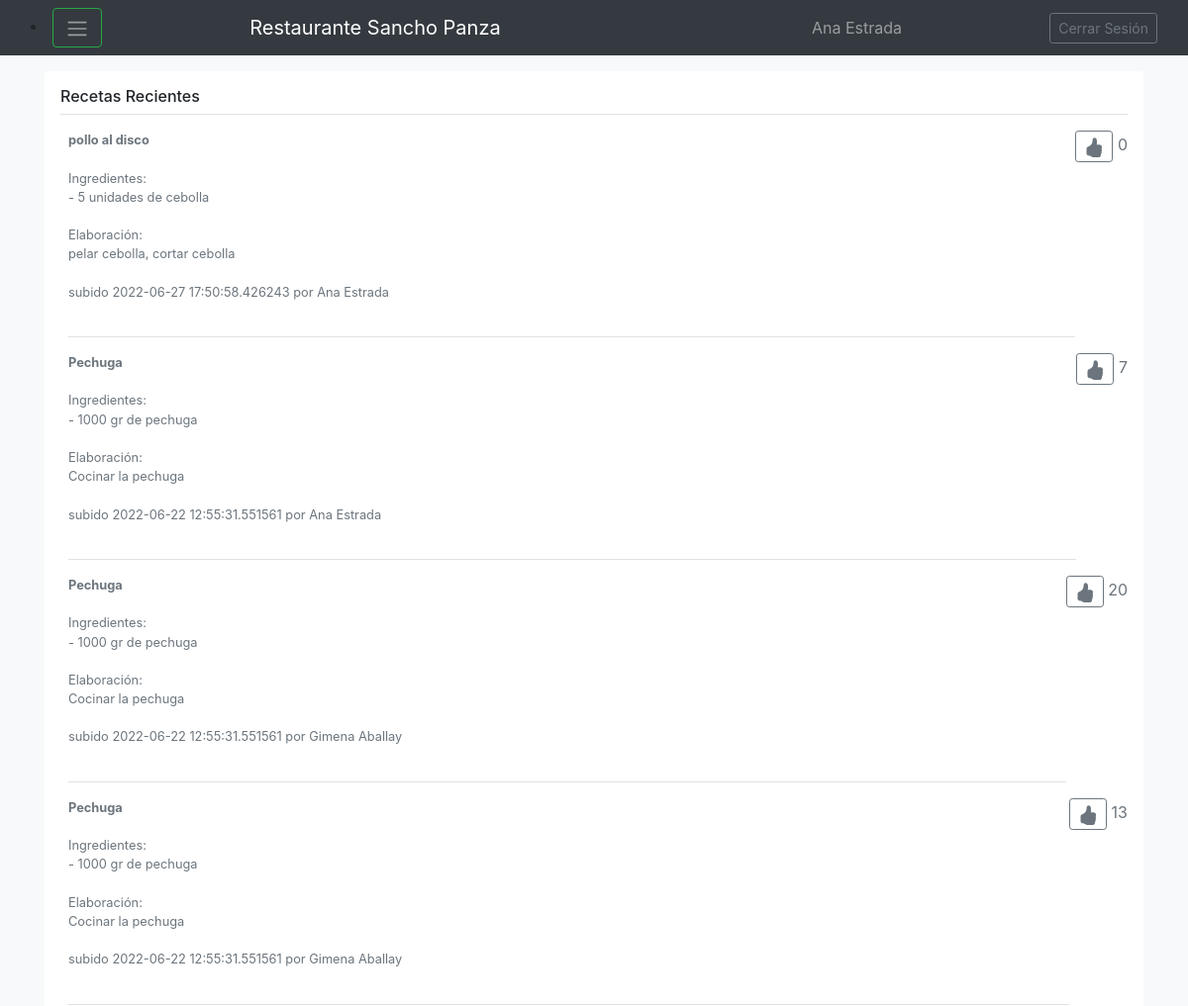
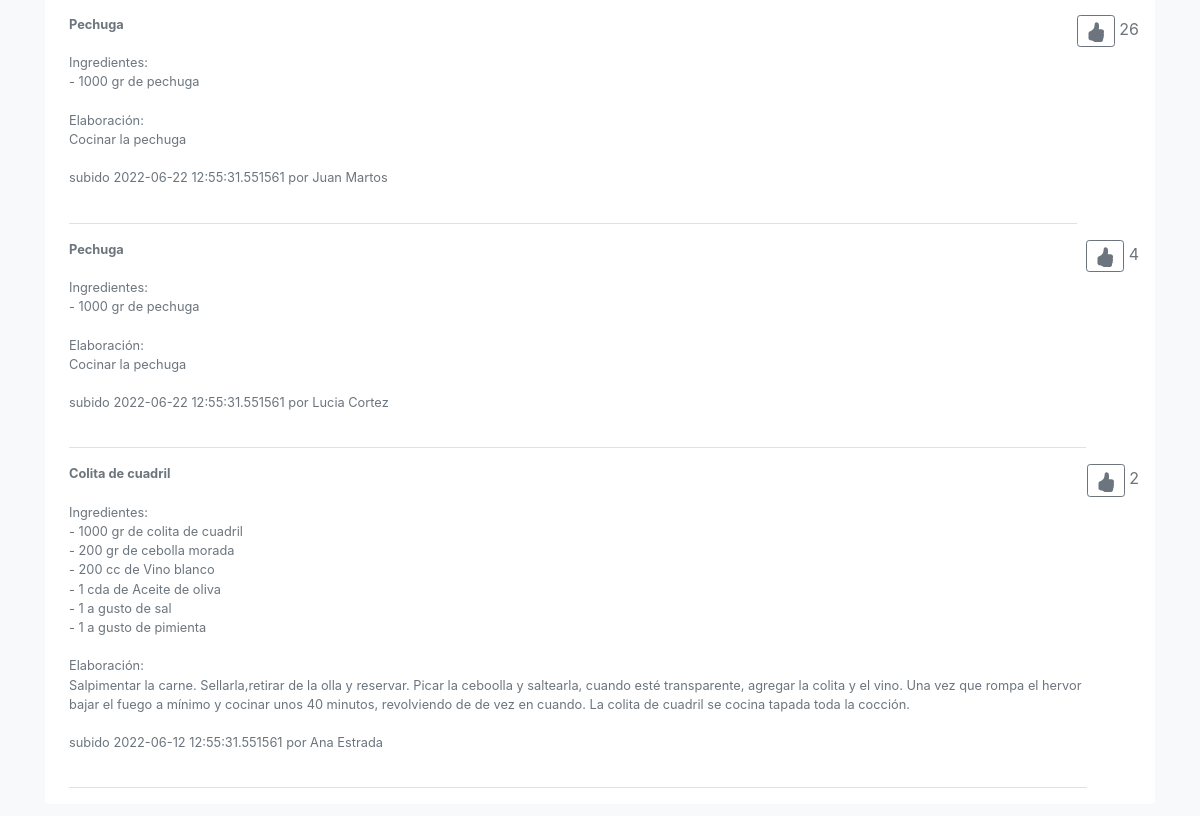
/Bienvenido (signed in), run on the app's committed database (2 pictures, top to bottom).
### models.py (models this page shows, shortened)
class Usuario(db.Model):
    __tablename__='Usuario'
    id=db.Column(db.Integer, primary_key=True)
    nombre=db.Column(db.String(80), nullable=False)
    correo=db.Column(db.String(120), unique=True, nullable=False)
    clave=db.Column(db.String(120), nullable=False)
    recetas=db.relationship('Receta', backref='Usuario', cascade="all, delete-orphan")

class Receta(db.Model):
    __tablename__='Receta'
    id=db.Column(db.Integer, primary_key=True)
    nombre=db.Column(db.String(80), nullable=False)
    tiempo=db.Column(db.Integer, nullable=False)
    fecha=db.Column(db.DateTime, nullable=False)
    elaboracion=db.Column(db.String(80), nullable=False)
    cantidadmegusta=db.Column(db.Integer, nullable=False)
    usuarioid=db.Column(db.Integer, db.ForeignKey('Usuario.id'))
    ingredientes=db.relationship('Ingrediente', backref='Receta', cascade="all, delete-orphan")

class Ingrediente(db.Model):
    __tablename__='Ingrediente'
    id=db.Column(db.Integer, primary_key=True)
    nombre=db.Column(db.String(80), nullable=False)
    cantidad=db.Column(db.Integer, nullable=False)
    unidad=db.Column(db.String(80), nullable=False)
    recetaid=db.Column(db.Integer, db.ForeignKey('Receta.id'))

### app.py (the view)
@app.route('/Bienvenido', methods=['GET', 'POST'])
def ingreso():
    if request.method == 'POST':
        if not request.form['email'] or not request.form['password']: #Evalua si el usuario en si no ingreso nada
            return render_template('index.html')
        else:
            Usuario_actual= Usuario.query.filter_by(correo=request.form['email']).first() #Crea la variable Usuario_actual y le asigna el email ingresado en el form
            if Usuario_actual is None: #Comprueba si esta vacio
                return render_template('Error.html', error="Email no Registrado")
            else:
                password=(hashlib.md5(bytes(request.form['password'], encoding='utf-8'))).hexdigest() #Encripta la Password
                if (password==Usuario_actual.clave): #Compara el password ya hasheado con el de la base de datos
                    session['nombre']=Usuario_actual.nombre
                    session['id']=Usuario_actual.id
                    recetasrecientes=Receta.query.all()
                    recetasrecientes.reverse()
                    return render_template('Bienvenido.html', tipo_busqueda="Recetas Recientes", usuario_actual=Usuario_actual, recetas=recetasrecientes, usuarios=Usuario.query.all(), ingredientes=Ingrediente.query.all()) #Redirecciona al usuario al template de Bienvenido.html
                else:
                    return render_template('Error.html', error="Contraseña incorrecta")
    else:
        if ('nombre' in session):
            recetasrecientes=Receta.query.all()
            recetasrecientes.reverse()
            return render_template('Bienvenido.html', tipo_busqueda="Recetas Recientes", usuario_actual=session, recetas=recetasrecientes, usuarios=Usuario.query.all(), ingredientes=Ingrediente.query.all()) #Redirecciona al usuario al template de Bienvenido.html
        else:
            return render_template('index.html', error = 'User or Password wrong') #El caso base lo redirecciona al Ingreso.html

### templates/Bienvenido.html (shortened to what this page needs)
{% extends "Base.html" %}
{% block content %}
<div class="my-3 p-3 bg-white rounded box-shadow">
  <h6 class="border-bottom border-gray pb-2 mb-0">{{tipo_busqueda}}</h6>
  {% for receta in recetas %}
  <div class="media text-muted pt-3">
    <p class="media-body pb-3 mb-0 small lh-125 border-bottom border-gray">
      <strong class="d-block text-gray-dark">{{receta.nombre}}</strong>
    <br>
      Ingredientes:
    <br>
      {% for ingrediente in receta.ingredientes %}
        {% if ingrediente.recetaid == receta.id %}
          - {{ingrediente.cantidad}} {{ingrediente.unidad}} de {{ingrediente.nombre}}
          <br>
        {% endif %}
      {% endfor %}
      <br>
      Elaboración:
      <br>
      {{receta.elaboracion}}
      <br><br>
      subido {{receta.fecha}} por {{usuarios[receta.usuarioid-1].nombre}}
      <br><br>
      <p class="d-block text-gray-dark">
      <form action="http://localhost:5000/megusta" method="post">
        <a class="btn btn-outline-secondary btn-sm" href="http://localhost:5000/megusta" for="btn-check-2"></a>
           {{receta.cantidadmegusta}}
      </form>
    </p>
    </p>
  </div>
  {% endfor %}
{% endblock %}

### templates/Base.html (shortened to what this page needs)
<!doctype html>
<html lang="en">
  <head>
    <link href="static/css/bootstrap.min.css" rel="stylesheet">
    <link href="static/css/offcanvas.css" rel="stylesheet">
  </head>
  <body class="bg-light">
    <nav class="navbar navbar-expand-md fixed-top navbar-dark bg-dark">
      <div class="container-fluid">
        <li class="nav-item dropdown">
            <button class="btn btn-outline-success" id="navbarDropdown" data-bs-toggle="dropdown" aria-expanded="false">
                <span class="navbar-toggler-icon"></span>
            </button>
          </li>
          <a class="navbar-brand" href="http://localhost:5000/Bienvenido">Restaurante Sancho Panza</a>
          <li class="navbar-text">
            {{usuario_actual.nombre}}
          </li>
          <a class="btn btn-sm btn-outline-secondary" href="http://127.0.0.1:5000/" >Cerrar Sesión</a>
      </div>
    </nav>
    <main role="main" class="container">
        {% block content %}{% endblock %}
    </main>
  </body>
</html>

### static/css/offcanvas.css (style rules this page uses)
html, body { overflow-x: hidden; }
body { padding-top: 56px; }

### data on the page
Usuario: nombre "Ana Estrada"
Receta: nombre "pollo al disco", elaboracion "pelar cebolla, cortar cebolla", fecha "2022-06-27 17:50:58.426243", usuarioid.nombre "Ana Estrada", cantidadmegusta "0"
Ingrediente: cantidad "5", unidad "unidades", nombre "cebolla"
Receta: nombre "Pechuga", elaboracion "Cocinar la pechuga", fecha "2022-06-22 12:55:31.551561", usuarioid.nombre "Ana Estrada", cantidadmegusta "7"
Ingrediente: cantidad "1000", unidad "gr", nombre "pechuga"
Receta: nombre "Pechuga", elaboracion "Cocinar la pechuga", fecha "2022-06-22 12:55:31.551561", usuarioid.nombre "Gimena Aballay", cantidadmegusta "20"
Ingrediente: cantidad "1000", unidad "gr", nombre "pechuga"
Receta: nombre "Pechuga", elaboracion "Cocinar la pechuga", fecha "2022-06-22 12:55:31.551561", usuarioid.nombre "Gimena Aballay", cantidadmegusta "13"
Ingrediente: cantidad "1000", unidad "gr", nombre "pechuga"
Receta: nombre "Pechuga", elaboracion "Cocinar la pechuga", fecha "2022-06-22 12:55:31.551561", usuarioid.nombre "Juan Martos", cantidadmegusta "26"
Ingrediente: cantidad "1000", unidad "gr", nombre "pechuga"
Receta: nombre "Pechuga", elaboracion "Cocinar la pechuga", fecha "2022-06-22 12:55:31.551561", usuarioid.nombre "Lucia Cortez", cantidadmegusta "4"
Ingrediente: cantidad "1000", unidad "gr", nombre "pechuga"
Receta: nombre "Colita de cuadril", elaboracion "Salpimentar la carne. Sellarla,retirar de la olla y reservar. Picar la ceboolla y saltearla, cuando esté transparente, agregar la colita y el vino. Una vez que rompa el hervor bajar el fuego a mínimo y cocinar unos 40 minutos, revolviendo de de vez en cuando. La colita de cuadril se cocina tapada toda la cocción.", fecha "2022-06-12 12:55:31.551561", usuarioid.nombre "Ana Estrada", cantidadmegusta "2"
Ingrediente: cantidad "1000", unidad "gr", nombre "colita de cuadril"
Ingrediente: cantidad "200", unidad "gr", nombre "cebolla morada"
Ingrediente: cantidad "200", unidad "cc", nombre "Vino blanco"
Ingrediente: cantidad "1", unidad "cda", nombre "Aceite de oliva"
Ingrediente: cantidad "1", unidad "a gusto", nombre "sal"
Ingrediente: cantidad "1", unidad "a gusto", nombre "pimienta"

### other printed values
{{ tipo_busqueda }} "Recetas Recientes"
